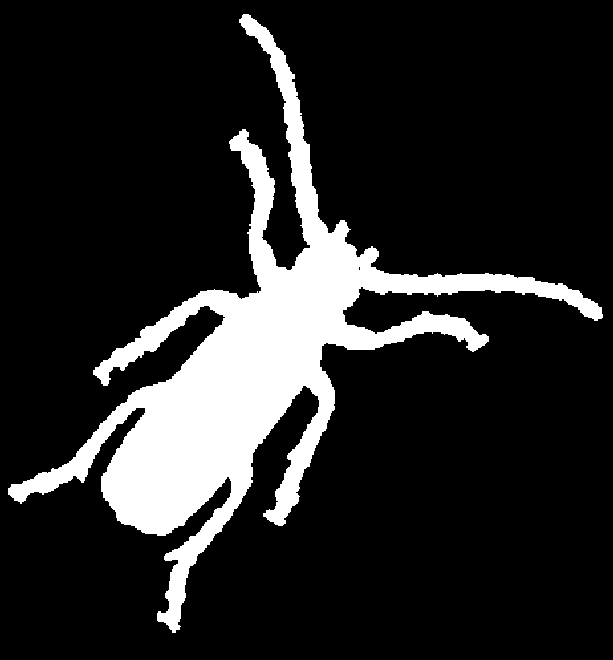
%> input picture A3PengyuWang0425157/Q3/beetle.pgm, 613 x 660 px
$ octave Beetle.m   (GNU Octave 9; MATLAB toolbox functions it lacks are replaced by stand-ins)
%> lines starting %> are read from the running program, lines starting %| are printed output that depends on the picture; in (x1, y1, x2, y2) boxes, pixels count from 0 and x2, y2 are one past the last pixel; in counts of white or black regions, pixels touching at a corner belong together; the program's own positions count from 1
close all;
clear;
clc;

beetle = imread("beetle.pgm");
%> beetle is the input picture: size 660x613 uint8; 15% white; 1 white region, box (x1, y1, x2, y2) and area: (8, 14, 603, 633) 60690

%%%%%%%%%%%%
% Skeleton %
%%%%%%%%%%%%
subplot(1,3,1);
imshow(beetle);
title("Beetle");

beetleComplement = imcomplement(beetle);
bw = imbinarize(beetle);
beetleSkeleton = bwskel(bw);
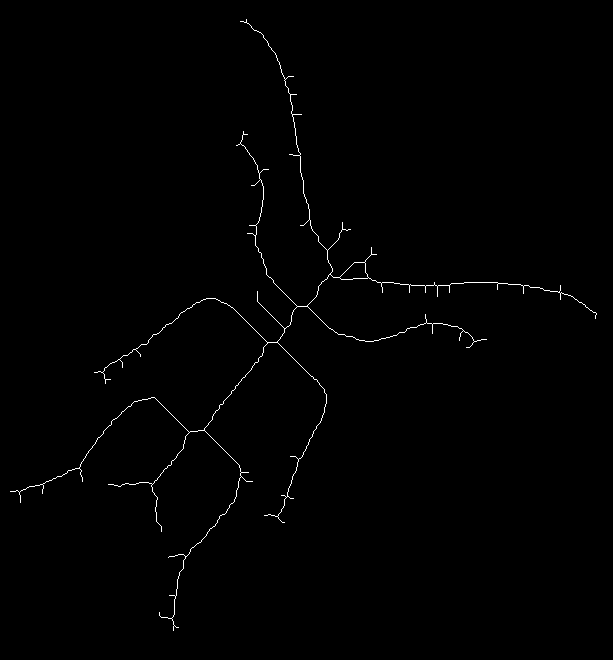
%> beetleSkeleton: size 660x613 logical; 0.62% white in thin lines or dots, all inside (x1, y1, x2, y2) = (10, 19, 597, 631)
subplot(1,3,2);
imshow(labeloverlay(beetle,beetleSkeleton,"Transparency",0));
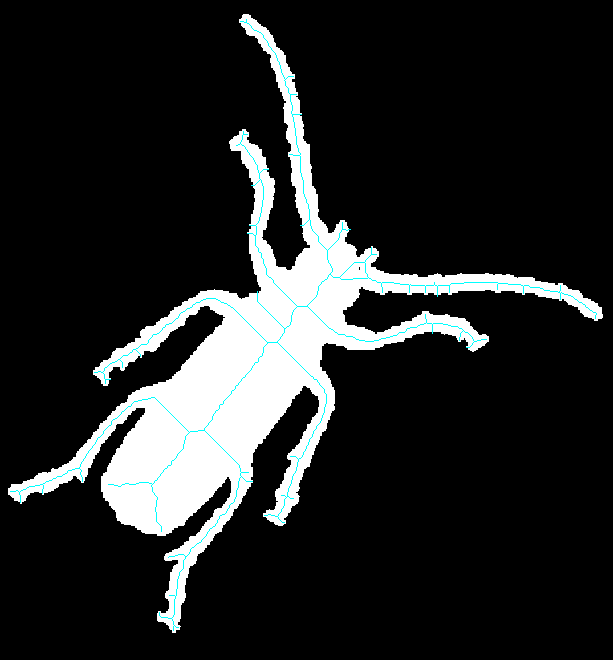
%> displayed picture: size 660x613x3, on the screen's scale of 0 to 255; mean R, G, B 36.7, 38.3, 38.3
title("Beetle skeleton");

%> (the run ends here)

$ run again, with A3PengyuWang0425157/Q3/butterfly.pgm copied over A3PengyuWang0425157/Q3/beetle.pgm
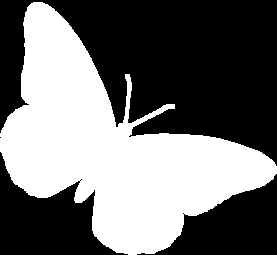
%> input picture A3PengyuWang0425157/Q3/butterfly.pgm, 277 x 255 px
%> beetle is the input picture: size 255x277 uint8; 43.6% white; 1 white region, box (x1, y1, x2, y2) and area: (0, 2, 277, 255) 30789
%> `beetleSkeleton = bwskel(bw);`:
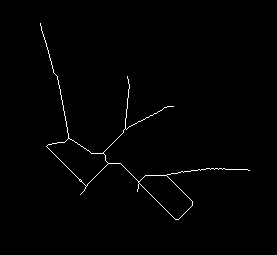
%> beetleSkeleton: size 255x277 logical; 0.87% white in thin lines or dots, all inside (x1, y1, x2, y2) = (40, 23, 250, 220)
%> `imshow(labeloverlay(beetle,beetleSkeleton,"Transparency",0));`:
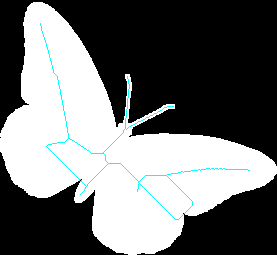
%> displayed picture: size 255x277x3, on the screen's scale of 0 to 255; mean R, G, B 108.9, 111.2, 111.2
